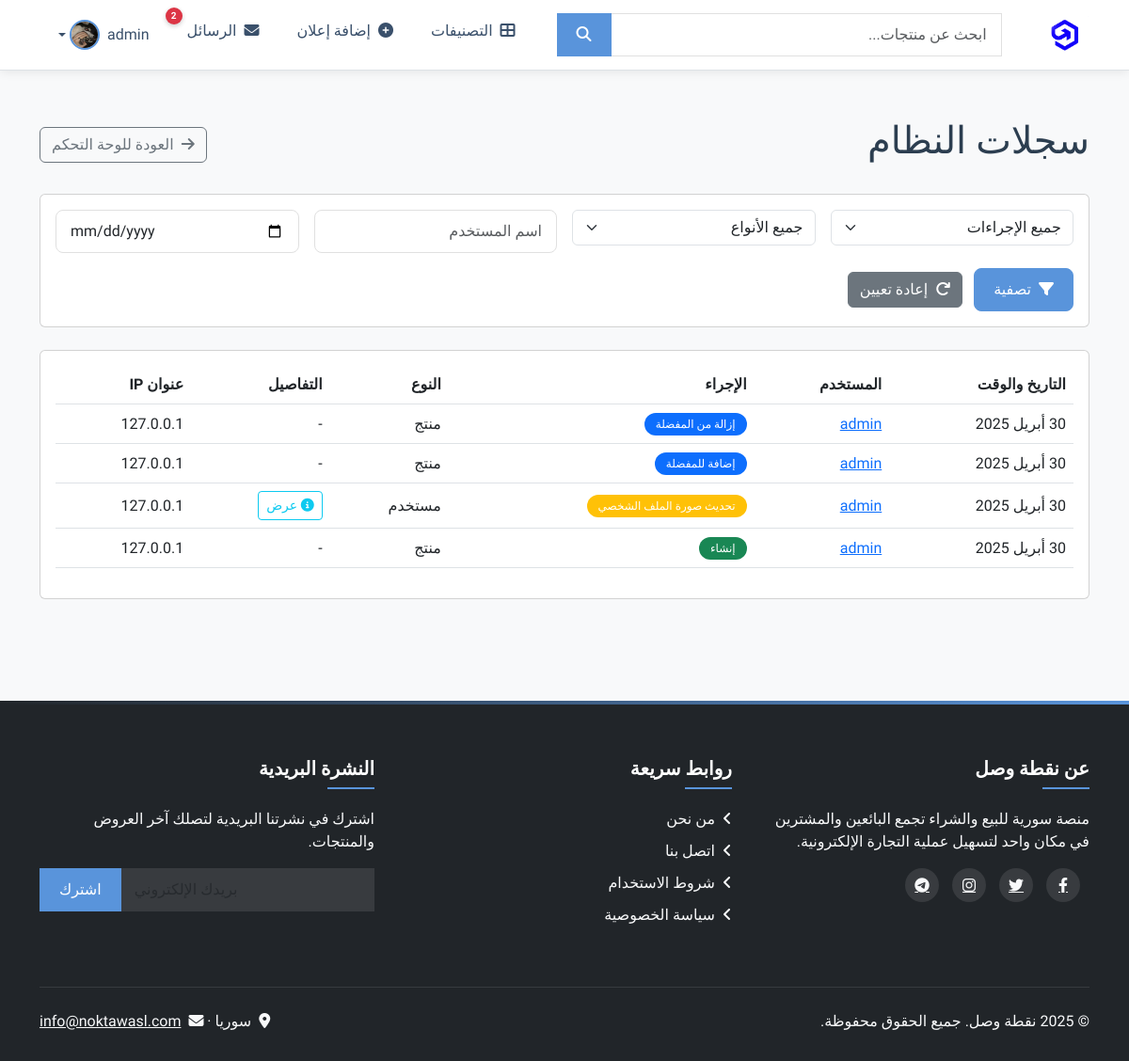
/admin/logs (signed in), run on the app's committed database.
### bot/models.py (models this page shows, shortened)
class User(db.Model):
    id = db.Column(db.Integer, primary_key=True)
    email = db.Column(db.String(150), unique=True, nullable=False)
    password = db.Column(db.String(200), nullable=False)
    name = db.Column(db.String(100), nullable=False)
    phone = db.Column(db.String(20), nullable=True)
    profile_image = db.Column(db.String(500), nullable=True)
    profile_image_url = db.Column(db.String(500), nullable=True)
    bio = db.Column(db.Text, nullable=True)
    location = db.Column(db.String(100), nullable=True)
    is_verified = db.Column(db.Boolean, default=False)
    verification_code = db.Column(db.String(6), nullable=True)
    created_at = db.Column(db.DateTime, default=datetime.utcnow)
    last_login = db.Column(db.DateTime, nullable=True)
    is_admin = db.Column(db.Boolean, default=False)
    is_banned = db.Column(db.Boolean, default=False)
    is_online = db.Column(db.Boolean, default=False)
    new_email_pending = db.Column(db.String(150), nullable=True)
    @property
    def is_authenticated(self):
        return True
    products = db.relationship('Product',
                              foreign_keys='Product.seller_id',
                              backref='seller',
                              lazy=True)
    purchased_products = db.relationship('Product',
                                        foreign_keys='Product.buyer_id',
                                        backref='buyer',
                                        lazy=True)
    reviews_received = db.relationship('UserReview',
                                      foreign_keys='UserReview.reviewed_user_id',
                                      backref='reviewed_user',
                                      lazy=True)
    reviews_given = db.relationship('UserReview',
                                   foreign_keys='UserReview.reviewer_id',
                                   backref='reviewer',
                                   lazy=True)
    sent_messages = db.relationship('Message',
                                   foreign_keys='Message.sender_id',
                                   backref='sender',
                                   lazy=True)
    received_messages = db.relationship('Message',
                                      foreign_keys='Message.receiver_id',
                                      backref='receiver',
                                      lazy=True)
    reports_filed = db.relationship('Report',
                                   foreign_keys='Report.reporter_id',
                                   backref='reporter',
                                   lazy=True)
    reports_received = db.relationship('Report',
                                      foreign_keys='Report.reported_user_id',
                                      backref='reported_user',
                                      lazy=True)
    favorites_products = db.relationship('Product',
                                        secondary=favorites,
                                        lazy='subquery',
                                        backref=db.backref('favorited_by', lazy=True))
    audit_logs = db.relationship('AuditLog', backref='user', lazy=True)

class AuditLog(db.Model):
    id = db.Column(db.Integer, primary_key=True)
    user_id = db.Column(db.Integer, db.ForeignKey('user.id'), nullable=True)
    action = db.Column(db.String(100), nullable=False)
    entity_type = db.Column(db.String(50), nullable=False)
    entity_id = db.Column(db.Integer, nullable=False)
    details = db.Column(db.Text, nullable=True)
    ip_address = db.Column(db.String(50), nullable=True)
    created_at = db.Column(db.DateTime, default=datetime.utcnow)

### bot/routes.py (the view)
@admin_bp.route('/logs')
@admin_required
def logs(current_user):
    page = request.args.get('page', 1, type=int)
    per_page = 20
    action = request.args.get('action')
    entity_type = request.args.get('entity_type')
    user_filter = request.args.get('user')
    date_filter = request.args.get('date')
    from .models import AuditLog, User
    query = AuditLog.query
    if action:
        query = query.filter_by(action=action)
    if entity_type:
        query = query.filter_by(entity_type=entity_type)
    if user_filter:
        user_ids = db.session.query(User.id).filter(User.name.like(f'%{user_filter}%')).all()
        user_ids = [id[0] for id in user_ids]
        query = query.filter(AuditLog.user_id.in_(user_ids))
    if date_filter:
        from datetime import datetime, timedelta
        date_obj = datetime.strptime(date_filter, '%Y-%m-%d')
        next_day = date_obj + timedelta(days=1)
        query = query.filter(AuditLog.created_at >= date_obj, AuditLog.created_at < next_day)
    query = query.order_by(AuditLog.created_at.desc())
    logs_paginated = query.paginate(page=page, per_page=per_page)
    return render_template(
        'admin/logs.html',
        logs=logs_paginated.items,
        pagination=logs_paginated,
        action=action,
        entity_type=entity_type,
        user_filter=user_filter,
        date_filter=date_filter
    )

### bot/templates/admin/logs.html (shortened to what this page needs)
{% extends "layout.html" %}
{% block content %}
<div class="row">
    <div class="col-12">
        <div class="d-flex justify-content-between align-items-center mb-4">
            <h1>سجلات النظام</h1>
            <a href="{{ url_for('admin.dashboard') }}" class="btn btn-outline-secondary">
                <i class="fas fa-arrow-right me-2"></i>العودة للوحة التحكم
            </a>
        </div>
    </div>
</div>
<div class="row mb-4">
    <div class="col-12">
        <div class="card">
            <div class="card-body">
                <form method="GET" class="row g-3">
                    <div class="col-md-3">
                        <select class="form-select" name="action">
                            <option value="">جميع الإجراءات</option>
                        </select>
                    </div>
                    <div class="col-md-3">
                        <select class="form-select" name="entity_type">
                            <option value="">جميع الأنواع</option>
                        </select>
                    </div>
                    <div class="col-md-3">
                        <input type="text" class="form-control" name="user" placeholder="اسم المستخدم"
                               value="{{ user_filter or '' }}">
                    </div>
                    <div class="col-md-3">
                        <input type="date" class="form-control" name="date"
                               value="{{ date_filter or '' }}">
                    </div>
                    <div class="col-12">
                        <button type="submit" class="btn btn-primary">
                            <i class="fas fa-filter me-2"></i>تصفية
                        </button>
                        <a href="{{ url_for('admin.logs') }}" class="btn btn-secondary ms-2">
                            <i class="fas fa-redo me-2"></i>إعادة تعيين
                        </a>
                    </div>
                </form>
            </div>
        </div>
    </div>
</div>
<div class="row">
    <div class="col-12">
        <div class="card">
            <div class="card-body">
                <div class="table-responsive">
                    <table class="table table-hover">
                        <thead>
                            <tr>
                                <th>التاريخ والوقت</th>
                                <th>المستخدم</th>
                                <th>الإجراء</th>
                                <th>النوع</th>
                                <th>التفاصيل</th>
                                <th>عنوان IP</th>
                            </tr>
                        </thead>
                        <tbody>
                            {% for log in logs %}
                            <tr>
                                <td>{{ log.created_at | format_date }}</td>
                                <td>
                                    {% if log.user %}
                                    <a href="{{ url_for('user.public_profile', user_id=log.user.id) }}">
                                        {{ log.user.name }}
                                    </a>
                                    {% else %}
                                    <span class="text-muted">مستخدم غير معروف</span>
                                    {% endif %}
                                </td>
                                <td>
                                    <span class="badge bg-{{ log.action | action_badge_class }}">
                                        {{ log.action | action_name }}
                                    </span>
                                </td>
                                <td>{{ log.entity_type | entity_type_name }}</td>
                                <td>
                                    {% if log.details %}
                                    <button class="btn btn-sm btn-outline-info"
                                            onclick="showDetails('{{ log.details | escape }}')">
                                        <i class="fas fa-info-circle"></i> عرض
                                    </button>
                                    {% else %}
                                    -
                                    {% endif %}
                                </td>
                                <td>{{ log.ip_address or '-' }}</td>
                            </tr>
                            {% else %}
                            <tr>
                                <td colspan="6" class="text-center">لا توجد سجلات</td>
                            </tr>
                            {% endfor %}
                        </tbody>
                    </table>
                </div>
            </div>
        </div>
    </div>
</div>
{% endblock %}

### bot/templates/layout.html (shortened to what this page needs)
<!DOCTYPE html>
<html lang="ar" dir="rtl">
<head>
    <link rel="stylesheet" href="https://cdn.jsdelivr.net/npm/bootstrap@5.3.0/dist/css/bootstrap.rtl.min.css">
    <link rel="stylesheet" href="https://cdnjs.cloudflare.com/ajax/libs/font-awesome/6.4.0/css/all.min.css">
    <link rel="stylesheet" href="{{ url_for('static', filename='css/style.css') }}">
</head>
<body>
    <nav class="navbar navbar-expand-lg navbar-light bg-white border-bottom fixed-top">
        <div class="container">
            <a class="navbar-brand" href="{{ url_for('main.index') }}">
                <img src="{{ url_for('static', filename='images/logo.png') }}" alt="نقطة وصل" height="40">
            </a>
            <div class="collapse navbar-collapse" id="navbarMain">
                <form class="d-flex mx-lg-4 my-2 my-lg-0 flex-grow-1" action="{{ url_for('products.search') }}" method="GET">
                    <div class="input-group">
                        <input class="form-control" type="search" name="q" placeholder="ابحث عن منتجات..." value="{{ request.args.get('q', '') }}">
                        <button class="btn btn-primary" type="submit">
                            <i class="fas fa-search"></i>
                        </button>
                    </div>
                </form>
                <ul class="navbar-nav ms-auto">
                    <li class="nav-item">
                        <a class="nav-link" href="{{ url_for('main.categories') }}">
                            <i class="fas fa-th-large me-1"></i> التصنيفات
                        </a>
                    </li>
                    {% if current_user.is_authenticated %}
                        <li class="nav-item">
                            <a class="nav-link" href="{{ url_for('products.create') }}">
                                <i class="fas fa-plus-circle me-1"></i> إضافة إعلان
                            </a>
                        </li>
                        <li class="nav-item">
                            <a class="nav-link notification-indicator" href="{{ url_for('messages.conversations') }}">
                                <i class="fas fa-envelope me-1"></i> الرسائل
                                {% if current_user.unread_messages_count and current_user.unread_messages_count > 0 %}
                                <span class="notification-badge">{{ current_user.unread_messages_count }}</span>
                                {% else %}
                                <span class="notification-badge">2</span>
                                {% endif %}
                            </a>
                        </li>
                        <li class="nav-item dropdown">
                            <a class="nav-link dropdown-toggle d-flex align-items-center" href="#" id="userDropdown" data-bs-toggle="dropdown">
                                <span class="d-none d-lg-inline me-2">{{ current_user.name }}</span>
                                <img src="{{ current_user.profile_image_url if current_user.profile_image_url else (current_user.profile_image | image_url(folder='users')) }}"
                                 alt="صورة شخصية" class="rounded-circle" width="32" height="32">
                            </a>
                        </li>
                    {% endif %}
                </ul>
            </div>
        </div>
    </nav>
    <main class="py-5 mt-4">
        <div class="container">
            {% block content %}{% endblock %}
        </div>
    </main>
    <footer class="bg-dark text-light">
        <div class="container">
            <div class="row">
                <div class="col-md-4 mb-4">
                    <h5>عن نقطة وصل</h5>
                    <p>منصة سورية للبيع والشراء تجمع البائعين والمشترين في مكان واحد لتسهيل عملية التجارة الإلكترونية.</p>
                    <div class="social-links mt-3">
                        <a href="https://www.facebook.com/profile.php?id=61572268347527" class="text-light"><i class="fab fa-facebook-f"></i></a>
                        <a href="https://x.com/NoktaWasl" class="text-light"><i class="fab fa-twitter"></i></a>
                        <a href="https://www.instagram.com/noktawasl/" class="text-light"><i class="fab fa-instagram"></i></a>
                        <a href="https://t.me/noktawasl" class="text-light"><i class="fab fa-telegram-plane"></i></a>
                    </div>
                </div>
                <div class="col-md-4 mb-4">
                    <h5>روابط سريعة</h5>
                    <ul class="list-unstyled">
                        <li><a href="{{ url_for('main.about') }}" class="text-light text-decoration-none"><i class="fas fa-angle-left me-2"></i>من نحن</a></li>
                        <li><a href="{{ url_for('main.contact') }}" class="text-light text-decoration-none"><i class="fas fa-angle-left me-2"></i>اتصل بنا</a></li>
                        <li><a href="{{ url_for('main.terms') }}" class="text-light text-decoration-none"><i class="fas fa-angle-left me-2"></i>شروط الاستخدام</a></li>
                        <li><a href="{{ url_for('main.privacy') }}" class="text-light text-decoration-none"><i class="fas fa-angle-left me-2"></i>سياسة الخصوصية</a></li>
                    </ul>
                </div>
                <div class="col-md-4 mb-4">
                    <h5>النشرة البريدية</h5>
                    <p>اشترك في نشرتنا البريدية لتصلك آخر العروض والمنتجات.</p>
                    <form action="{{ url_for('main.newsletter_subscribe') }}" method="POST" class="newsletter-form mt-3">
                        <div class="input-group">
                            <input type="email" name="email" class="form-control" placeholder="بريدك الإلكتروني" required>
                            <button class="btn btn-primary" type="submit">اشترك</button>
                        </div>
                    </form>
                </div>
            </div>
            <hr class="my-4" style="opacity: 0.1;">
            <div class="row align-items-center">
                <div class="col-md-6 text-center text-md-start">
                    <p class="mb-0">&copy; {{ now.year }} نقطة وصل. جميع الحقوق محفوظة.</p>
                </div>
                <div class="col-md-6 text-center text-md-end">
                    <p class="mb-0">
                        <i class="fas fa-map-marker-alt me-1"></i> سوريا &middot;
                        <i class="fas fa-envelope me-1"></i> <a href="mailto:info@noktawasl.com" class="text-light">info@noktawasl.com</a>
                    </p>
                </div>
            </div>
        </div>
    </footer>
</body>
</html>

### data on the page
User: name "admin", profile_image_url (picture)
AuditLog: created_at "30 أبريل 2025", user.name "admin", action|action_name "إزالة من المفضلة", entity_type|entity_type_name "منتج", ip_address "127.0.0.1"
AuditLog: created_at "30 أبريل 2025", user.name "admin", action|action_name "إضافة للمفضلة", entity_type|entity_type_name "منتج", ip_address "127.0.0.1"
AuditLog: created_at "30 أبريل 2025", user.name "admin", action|action_name "تحديث صورة الملف الشخصي", entity_type|entity_type_name "مستخدم", ip_address "127.0.0.1"
AuditLog: created_at "30 أبريل 2025", user.name "admin", action|action_name "إنشاء", entity_type|entity_type_name "منتج", ip_address "127.0.0.1"
